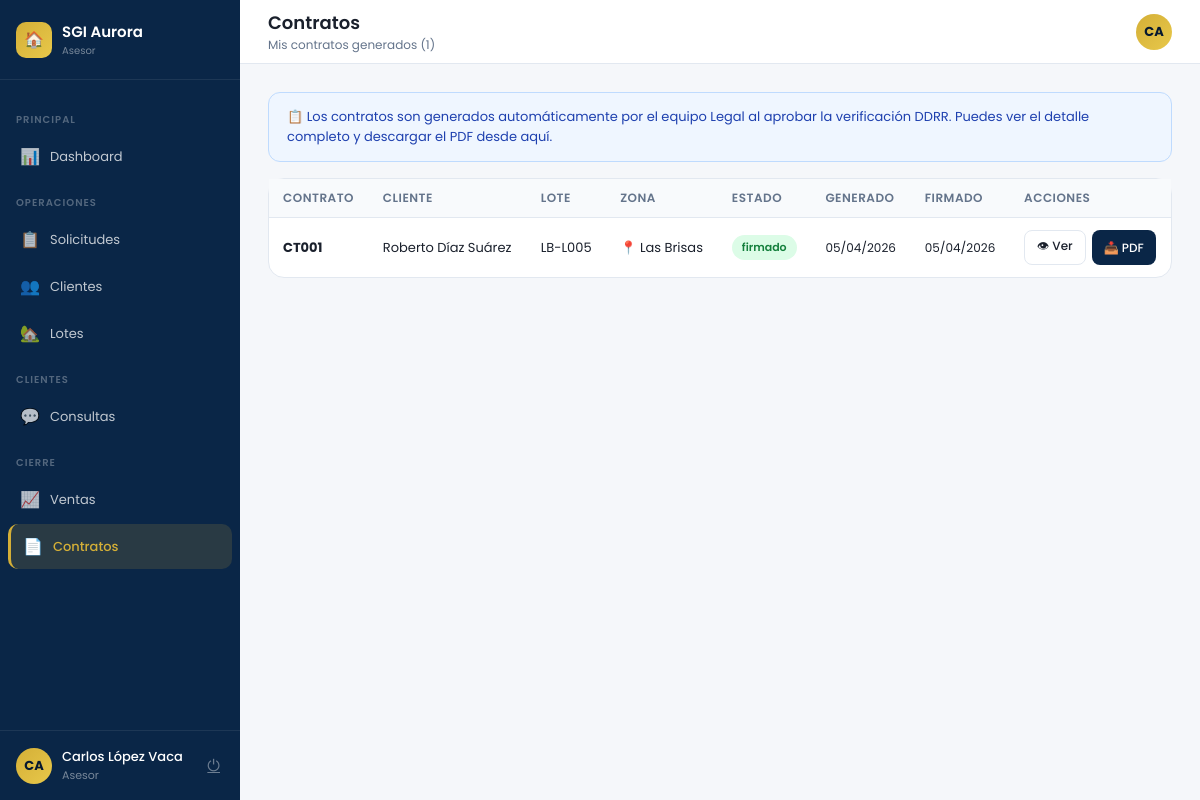
/asesor/contratos.php (signed in), run on the app's committed database.
### tables this page shows
CREATE TABLE contratos (
  id           INT AUTO_INCREMENT PRIMARY KEY,
  venta_id     INT NOT NULL UNIQUE,
  tarea_id     INT,
  generado_por INT,
  estado       ENUM('borrador','generado','firmado','cancelado') DEFAULT 'generado',
  fecha_gen    DATE DEFAULT (CURRENT_DATE),
  fecha_firma  DATE,
  notario      VARCHAR(120),
  archivo_path VARCHAR(255),
  created_at   DATETIME DEFAULT CURRENT_TIMESTAMP,
  FOREIGN KEY (venta_id)     REFERENCES ventas(id),
  FOREIGN KEY (tarea_id)     REFERENCES tareas_legales(id) ON DELETE SET NULL,
  FOREIGN KEY (generado_por) REFERENCES usuarios(id) ON DELETE SET NULL
);

CREATE TABLE usuarios (
  id          INT AUTO_INCREMENT PRIMARY KEY,
  nombre      VARCHAR(120) NOT NULL,
  email       VARCHAR(120) NOT NULL UNIQUE,
  password    VARCHAR(255) NOT NULL,    
  rol         ENUM('cliente','asesor','legal','admin') NOT NULL DEFAULT 'cliente',
  estado      ENUM('activo','inactivo') NOT NULL DEFAULT 'activo',
  telefono    VARCHAR(30),
  ci          VARCHAR(30),
  created_at  DATETIME DEFAULT CURRENT_TIMESTAMP,
  ultimo_acceso DATETIME
);

CREATE TABLE lotes (
  id          INT AUTO_INCREMENT PRIMARY KEY,
  codigo      VARCHAR(20) NOT NULL UNIQUE,
  nombre      VARCHAR(150) NOT NULL,
  zona_id     INT NOT NULL,
  direccion   VARCHAR(200),
  superficie  DECIMAL(10,2) NOT NULL,
  precio      DECIMAL(12,2) NOT NULL,
  tipo        ENUM('Residencial','Comercial','Industrial') DEFAULT 'Residencial',
  estado      ENUM('disponible','apartado','vendido','revision') DEFAULT 'revision',
  verificado  TINYINT(1) DEFAULT 0,
  servicios   VARCHAR(200),             
  emoji       VARCHAR(10) DEFAULT '🏡',
  asesor_id   INT,
  created_at  DATETIME DEFAULT CURRENT_TIMESTAMP,
  FOREIGN KEY (zona_id)   REFERENCES zonas(id),
  FOREIGN KEY (asesor_id) REFERENCES usuarios(id) ON DELETE SET NULL
);

CREATE TABLE zonas (
  id    INT AUTO_INCREMENT PRIMARY KEY,
  nombre VARCHAR(100) NOT NULL
);

### asesor/contratos.php (the view, shortened to what this page needs)
<?php
$pdo = getDB();
$uid = (int)$_SESSION['user_id'];
$stmt = $pdo->prepare("
    SELECT ct.*, uc.nombre cliente, l.codigo, l.nombre lote_n, z.nombre zona
    FROM contratos ct
    JOIN ventas v    ON v.id  = ct.venta_id
    JOIN clientes c  ON c.id  = v.cliente_id
    JOIN usuarios uc ON uc.id = c.usuario_id
    JOIN lotes l     ON l.id  = v.lote_id
    JOIN zonas z     ON z.id  = l.zona_id
    WHERE v.asesor_id = ?
    ORDER BY ct.created_at DESC
");
$stmt->execute([$uid]);
$contratos = $stmt->fetchAll();
require_once __DIR__ . '/../includes/layout.php';
?>
<div class="alert alert-info" style="margin-bottom:16px">
    📋 Los contratos son generados automáticamente por el equipo Legal al aprobar la verificación DDRR.
    Puedes ver el detalle completo y descargar el PDF desde aquí.
</div>
<div class="card">
    <div class="card-body p0">
        <table class="table">
            <thead>
                <tr>
                    <th>Contrato</th>
                    <th>Cliente</th>
                    <th>Lote</th>
                    <th>Zona</th>
                    <th>Estado</th>
                    <th>Generado</th>
                    <th>Firmado</th>
                    <th>Acciones</th>
                </tr>
            </thead>
            <tbody>
                <?php
                $bc = [
                    'borrador'  => 'badge-gray',
                    'generado'  => 'badge-blue',
                    'firmado'   => 'badge-green',
                    'cancelado' => 'badge-red',
                ];
                foreach ($contratos as $c):
                ?>
                <tr>
                    <td><strong>CT<?= str_pad($c['id'], 3, '0', STR_PAD_LEFT) ?></strong></td>
                    <td><?= htmlspecialchars($c['cliente']) ?></td>
                    <td><?= htmlspecialchars($c['codigo']) ?></td>
                    <td>📍 <?= htmlspecialchars($c['zona']) ?></td>
                    <td>
                        <span class="badge <?= $bc[$c['estado']] ?? 'badge-gray' ?>">
                            <?= $c['estado'] ?>
                        </span>
                    </td>
                    <td style="font-size:12px">
                        <?= $c['fecha_gen'] ? date('d/m/Y', strtotime($c['fecha_gen'])) : '—' ?>
                    </td>
                    <td style="font-size:12px">
                        <?= $c['fecha_firma'] ? date('d/m/Y', strtotime($c['fecha_firma'])) : '<span style="color:var(--muted)">Pendiente</span>' ?>
                    </td>
                    <td style="display:flex;gap:6px;flex-wrap:wrap">
                        <a href="/sgi_aurora/asesor/contrato_view.php?id=<?= $c['id'] ?>"
                           class="btn btn-outline btn-sm" target="_blank">
                            👁 Ver
                        </a>
                        <a href="/sgi_aurora/contrato_pdf.php?id=<?= $c['id'] ?>"
                           class="btn btn-primary btn-sm" target="_blank">
                            📥 PDF
                        </a>
                    </td>
                </tr>
                <?php endforeach; ?>
            </tbody>
        </table>
    </div>
</div>
<?php require_once __DIR__ . '/../includes/layout_end.php'; ?>

### includes/layout.php (style rules this page uses)
* { margin:0;padding:0;box-sizing:border-box }
:root { --navy:#0A2647;--navy-l:#1a3a6b;--navy-d:#061830; --gold:#D4AF37;--gold-l:#e8c84a; --green:#27AE60;--orange:#F39C12;--red:#E74C3C;--blue:#2E86C1; --bg:#F5F7FA;--white:#fff;--text:#1a202c;--muted:#64748b; --border:#e2e8f0;--sidebar-w:240px; }
body { font-family:'Poppins',sans-serif;background:var(--bg);color:var(--text);min-height:100vh;display:flex }
.card { background:var(--white);border-radius:16px;border:1px solid var(--border);margin-bottom:20px }
.card-body { padding:24px }
.card-body.p0 { padding:0 }
.table { width:100%;border-collapse:collapse }
.table th { padding:10px 14px;text-align:left;font-size:12px;font-weight:600;color:var(--muted);background:#f8fafc;border-bottom:1px solid var(--border);text-transform:uppercase;letter-spacing:.5px }
.table td { padding:12px 14px;font-size:13px;border-bottom:1px solid #f1f5f9;vertical-align:middle }
.table tr:last-child td { border-bottom:none }
.badge { display:inline-flex;align-items:center;padding:4px 10px;border-radius:20px;font-size:11px;font-weight:600 }
.badge-green { background:#dcfce7;color:#15803d }
.btn { display:inline-flex;align-items:center;gap:6px;padding:9px 18px;border-radius:8px;font-size:13px;font-weight:500;cursor:pointer;font-family:'Poppins',sans-serif;transition:all .2s;border:none;text-decoration:none }
.btn-primary { background:var(--navy);color:#fff }
.btn-outline { background:transparent;border:1px solid var(--border);color:var(--text) }
.btn-sm { padding:6px 12px;font-size:12px }
.alert { padding:14px 18px;border-radius:12px;font-size:13px;display:flex;align-items:flex-start;gap:10px;margin-bottom:16px }
.alert-info { background:#eff6ff;border:1px solid #bfdbfe;color:#1e40af }

### data on the page
contratos: id "001", usuarios.nombre "Roberto Díaz Suárez", lotes.codigo "LB-L005", zonas.nombre "Las Brisas", estado "firmado", fecha_gen "05/04/2026", fecha_firma "05/04/2026"

### other printed values
$rol "Asesor"
$sec['seccion'] "PRINCIPAL"
$item['icon'] "📊"
$item['label'] "Dashboard"
$sec['seccion'] "OPERACIONES"
$item['icon'] "📋"
$item['label'] "Solicitudes"
$item['icon'] "👥"
$item['label'] "Clientes"
$item['icon'] "🏡"
$item['label'] "Lotes"
$sec['seccion'] "CLIENTES"
$item['icon'] "💬"
$item['label'] "Consultas"
$sec['seccion'] "CIERRE"
